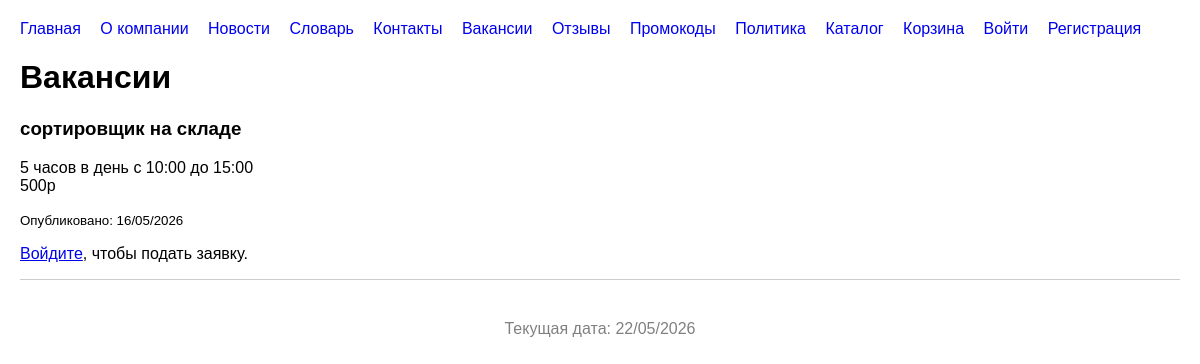
The page /vacancies/ on the database as committed earlier.
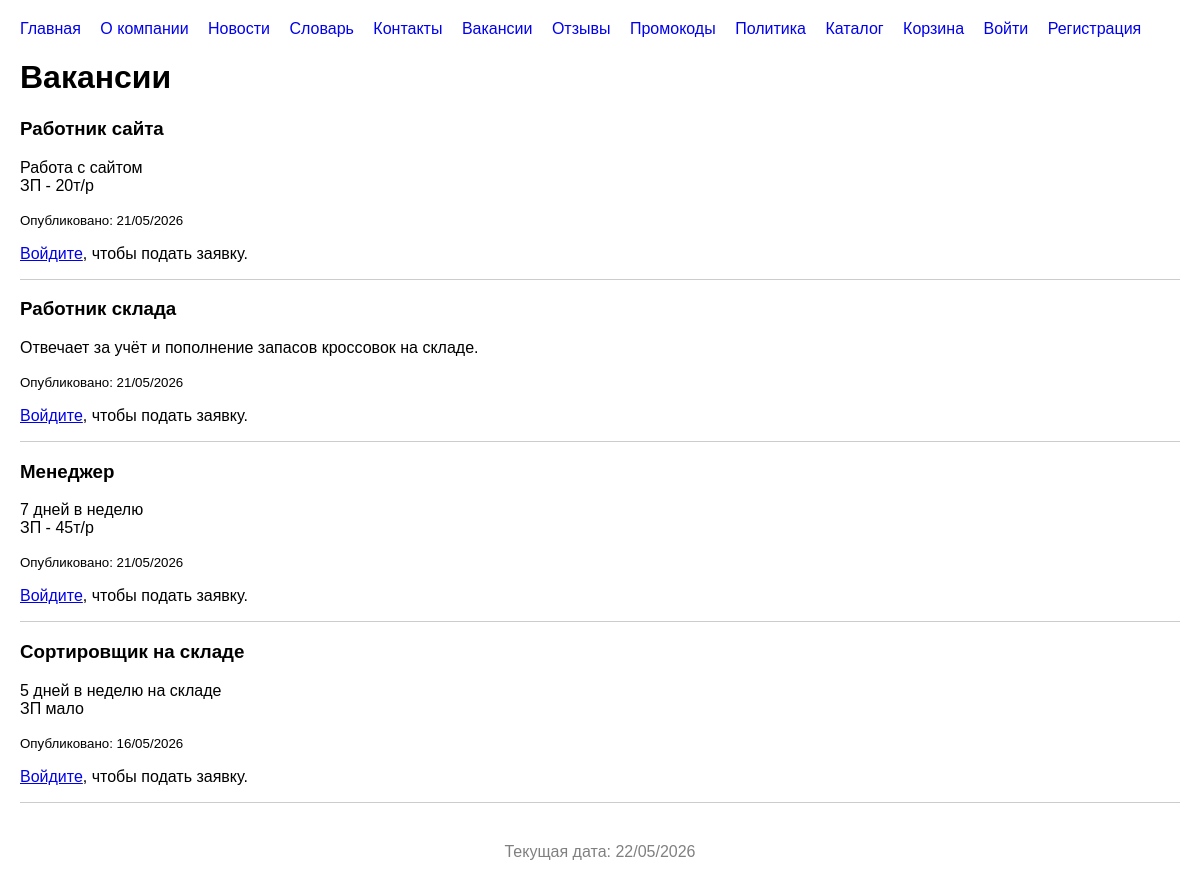
The same page on the database as committed later.
### store/models.py (models this page shows, shortened)
class Vacancy(models.Model):
    title = models.CharField(max_length=150)
    description = models.TextField()
    posted_at = models.DateTimeField(auto_now_add=True)

### store/views.py (the view)
# urls.py: path('vacancies/', views.vacancies, name='vacancies'),
def vacancies(request):
    vacancies = Vacancy.objects.all().order_by('-posted_at')
    return render(request, 'vacancies.html', {'vacancies': vacancies})

### templates/vacancies.html (shortened to what this page needs)
{% extends 'base.html' %}
{% block content %}
<h1>Вакансии</h1>
{% for vac in vacancies %}
    <div style="border-bottom: 1px solid #ccc; margin-bottom: 15px;">
        <h3>{{ vac.title }}</h3>
        <p>{{ vac.description|linebreaks }}</p>
        <small>Опубликовано: {{ vac.posted_at|date:"d/m/Y" }}</small>
        {% if user.is_authenticated %}
            <a href="{% url 'apply_vacancy' vac.id %}">Подать заявку</a>
        {% else %}
            <p><a href="{% url 'login' %}">Войдите</a>, чтобы подать заявку.</p>
        {% endif %}
    </div>
{% empty %}
    <p>Вакансий нет.</p>
{% endfor %}
{% endblock %}

Rows that differ between the two databases and show on the page:
added Vacancy: title "Работник сайта", description "Работа с сайтом ЗП - 20т/р", posted_at "21/05/2026"
added Vacancy: title "Работник склада", description "Отвечает за учёт и пополнение запасов кроссовок на складе.", posted_at "21/05/2026"
added Vacancy: title "Менеджер", description "7 дней в неделю ЗП - 45т/р", posted_at "21/05/2026"
changed Vacancy: title "сортировщик на складе" → "Сортировщик на складе"; description "5 часов в день с 10:00 до 15:00 500р" → "5 дней в неделю на складе ЗП мало"
